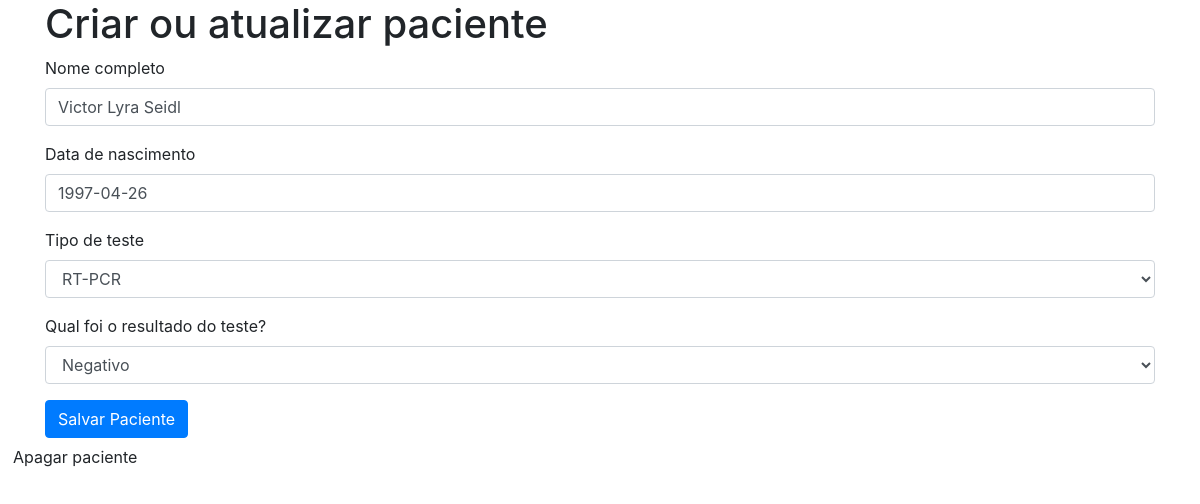
Page /update/10 on the committed database.
### covidapp/models.py (models this page shows, shortened)
class Patient(models.Model):
    fullName = models.CharField('Nome completo', max_length=100)
    dateOfBirth = models.DateField('Data de nascimento', auto_now=False, auto_now_add=False)
    testOptions = [
        ('RT-PCR', 'RT-PCR'),
        ('Sorologia', 'Sorologia'),
        ('Teste Rápido Antígenos', 'Teste Rápido Antígenos'),
        ('Teste Rápido Anticorpos', 'Teste Rápido Anticorpos')
    ]
    test = models.CharField('Tipo de teste', max_length=40, choices=testOptions)
    resultOptions = [
        ('Positivo', 'Positivo'),
        ('Negativo', 'Negativo')
    ]
    result = models.CharField('Qual foi o resultado do teste?', max_length=20, choices=resultOptions)

### covidapp/views.py (the view)
# urls.py: path('update/<int:id>', update_patient, name='update_patient'),
def update_patient(request, id):
    patient = get_object_or_404(Patient, id=id)
    form = PatientForm(request.POST or None, instance=patient)
    if form.is_valid():
        form.save()
        return redirect('list_patients')
    return render(request, 'patient-form.html', {'form': form, 'patient': patient})

### covidapp/forms.py
class PatientForm(forms.ModelForm):
    class Meta:
        model = Patient
        fields = ['fullName', 'dateOfBirth', 'test', 'result']

### covidapp/templates/patient-form.html (shortened to what this page needs)
{% load bootstrap4 %}
<!doctype html>
<html lang="en">
<head>
    {% bootstrap_css %}
</head>
<body>
    <div class="container">
        <h1>Criar ou atualizar paciente</h1>
        <form method="POST" class="form" autocomplete="off">
            {% bootstrap_form form %}
            {% buttons %}
            <button type="Submit" class="btn btn-primary">Salvar Paciente</button>
            {% endbuttons %}
        </form>
   </div>
    {% if patient %}
        <a href="{% url 'delete_patient' patient.id %}" class="btn btn_primary">Apagar paciente</a>
    {% endif %}
</body>
</html>

### rows in the picture
Patient: fullName "Victor Lyra Seidl", dateOfBirth "1997-04-26", test "RT-PCR", result "Negativo"
